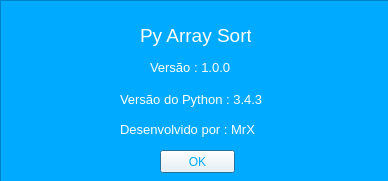
<?xml version="1.0" encoding="UTF-8"?>
<ui version="4.0">
 <class>FrmSobre</class>
 <widget class="QDialog" name="FrmSobre">
  <property name="geometry">
   <rect>
    <x>0</x>
    <y>0</y>
    <width>388</width>
    <height>181</height>
   </rect>
  </property>
  <property name="windowTitle">
   <string>Sobre o Py Array Sort</string>
  </property>
  <property name="windowIcon">
   <iconset>
    <normaloff>../resources/icon.png</normaloff>../resources/icon.png</iconset>
  </property>
  <widget class="QFrame" name="frame">
   <property name="geometry">
    <rect>
     <x>0</x>
     <y>0</y>
     <width>391</width>
     <height>191</height>
    </rect>
   </property>
   <property name="styleSheet">
    <string notr="true">background-color: rgb(0, 170, 255);</string>
   </property>
   <property name="frameShape">
    <enum>QFrame::StyledPanel</enum>
   </property>
   <property name="frameShadow">
    <enum>QFrame::Raised</enum>
   </property>
   <widget class="QLabel" name="lblTitle">
    <property name="geometry">
     <rect>
      <x>140</x>
      <y>20</y>
      <width>111</width>
      <height>31</height>
     </rect>
    </property>
    <property name="text">
     <string>&lt;html&gt;&lt;head/&gt;&lt;body&gt;&lt;p&gt;&lt;span style=&quot; font-size:14pt; color:#ffffff;&quot;&gt;Py Array Sort&lt;/span&gt;&lt;/p&gt;&lt;/body&gt;&lt;/html&gt;</string>
    </property>
   </widget>
   <widget class="QLabel" name="lblVersion">
    <property name="geometry">
     <rect>
      <x>150</x>
      <y>60</y>
      <width>91</width>
      <height>16</height>
     </rect>
    </property>
    <property name="text">
     <string>&lt;html&gt;&lt;head/&gt;&lt;body&gt;&lt;p&gt;&lt;span style=&quot; font-size:10pt; color:#ffffff;&quot;&gt;Versão : 1.0.0&lt;/span&gt;&lt;/p&gt;&lt;/body&gt;&lt;/html&gt;</string>
    </property>
   </widget>
   <widget class="QLabel" name="lblPython">
    <property name="geometry">
     <rect>
      <x>120</x>
      <y>90</y>
      <width>151</width>
      <height>20</height>
     </rect>
    </property>
    <property name="text">
     <string>&lt;html&gt;&lt;head/&gt;&lt;body&gt;&lt;p&gt;&lt;span style=&quot; font-size:10pt; color:#ffffff;&quot;&gt;Versão do Python : 3.4.3&lt;/span&gt;&lt;/p&gt;&lt;/body&gt;&lt;/html&gt;</string>
    </property>
   </widget>
   <widget class="QLabel" name="lblDeveloper">
    <property name="geometry">
     <rect>
      <x>120</x>
      <y>120</y>
      <width>151</width>
      <height>20</height>
     </rect>
    </property>
    <property name="text">
     <string>&lt;html&gt;&lt;head/&gt;&lt;body&gt;&lt;p&gt;&lt;span style=&quot; font-size:10pt; color:#ffffff;&quot;&gt;Desenvolvido por : MrX&lt;/span&gt;&lt;/p&gt;&lt;/body&gt;&lt;/html&gt;</string>
    </property>
   </widget>
   <widget class="QPushButton" name="btnOK">
    <property name="geometry">
     <rect>
      <x>160</x>
      <y>150</y>
      <width>75</width>
      <height>23</height>
     </rect>
    </property>
    <property name="cursor">
     <cursorShape>PointingHandCursor</cursorShape>
    </property>
    <property name="styleSheet">
     <string notr="true">background-color: rgb(255, 255, 255);
color: rgb(0, 170, 255);</string>
    </property>
    <property name="text">
     <string>OK</string>
    </property>
   </widget>
  </widget>
 </widget>
 <resources/>
 <connections/>
</ui>
